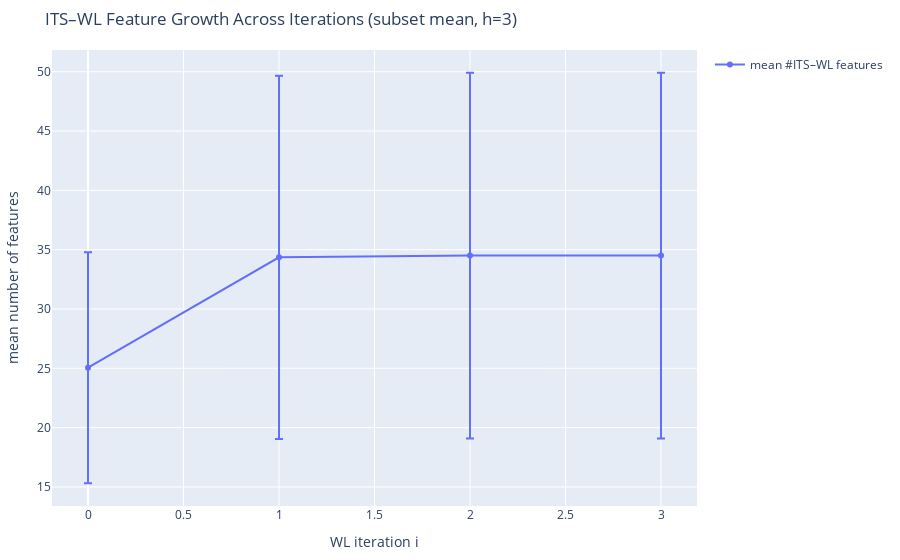

Notebook source saved alongside this figure:
### Markdown cell above
### ITS–WL Feature Growth Across Iterations (Subset Average)

This plot shows the average growth of ITS–WL feature counts across WL iterations,
aggregated over all reactions in a subset. Averaging across multiple reactions
provides a robust view of how structural context is progressively captured by
the WL procedure and whether feature growth saturates with increasing depth.

### Code cell
subset_df = data.iloc[:20]
fig = plot_its_wl_feature_growth_subset(
    subset_df,   # z.B. ein DataFrame aus subsets_small
    h=3,
    mode="edge",
)
fig.show()

### Figure 1 — Plotly figure (JSON) as saved in the notebook; plotly's stock layout.template omitted (floating-point values rounded to 4 significant figures)
{"data": [{"error_y": {"array": [9.734, 15.32, 15.41, 15.41], "type": "data", "visible": true}, "mode": "lines+markers", "name": "mean #ITS–WL features", "type": "scatter", "x": [0, 1, 2, 3], "y": [25.05, 34.35, 34.5, 34.5]}], "layout": {"margin": {"b": 40, "l": 40, "r": 40, "t": 50}, "showlegend": true, "title": {"text": "ITS–WL Feature Growth Across Iterations (subset mean, h=3)"}, "xaxis": {"title": {"text": "WL iteration i"}}, "yaxis": {"title": {"text": "mean number of features"}}}}
